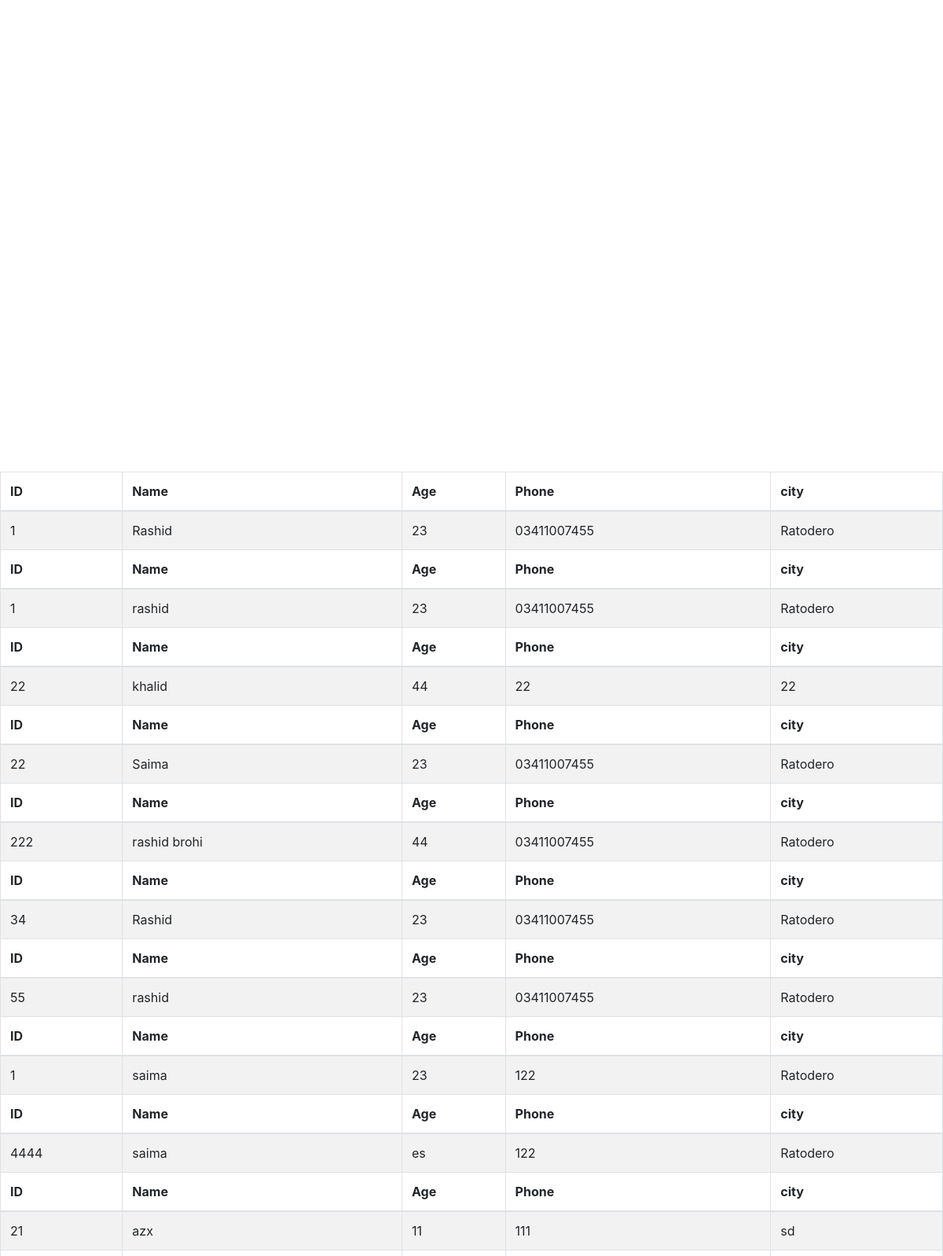
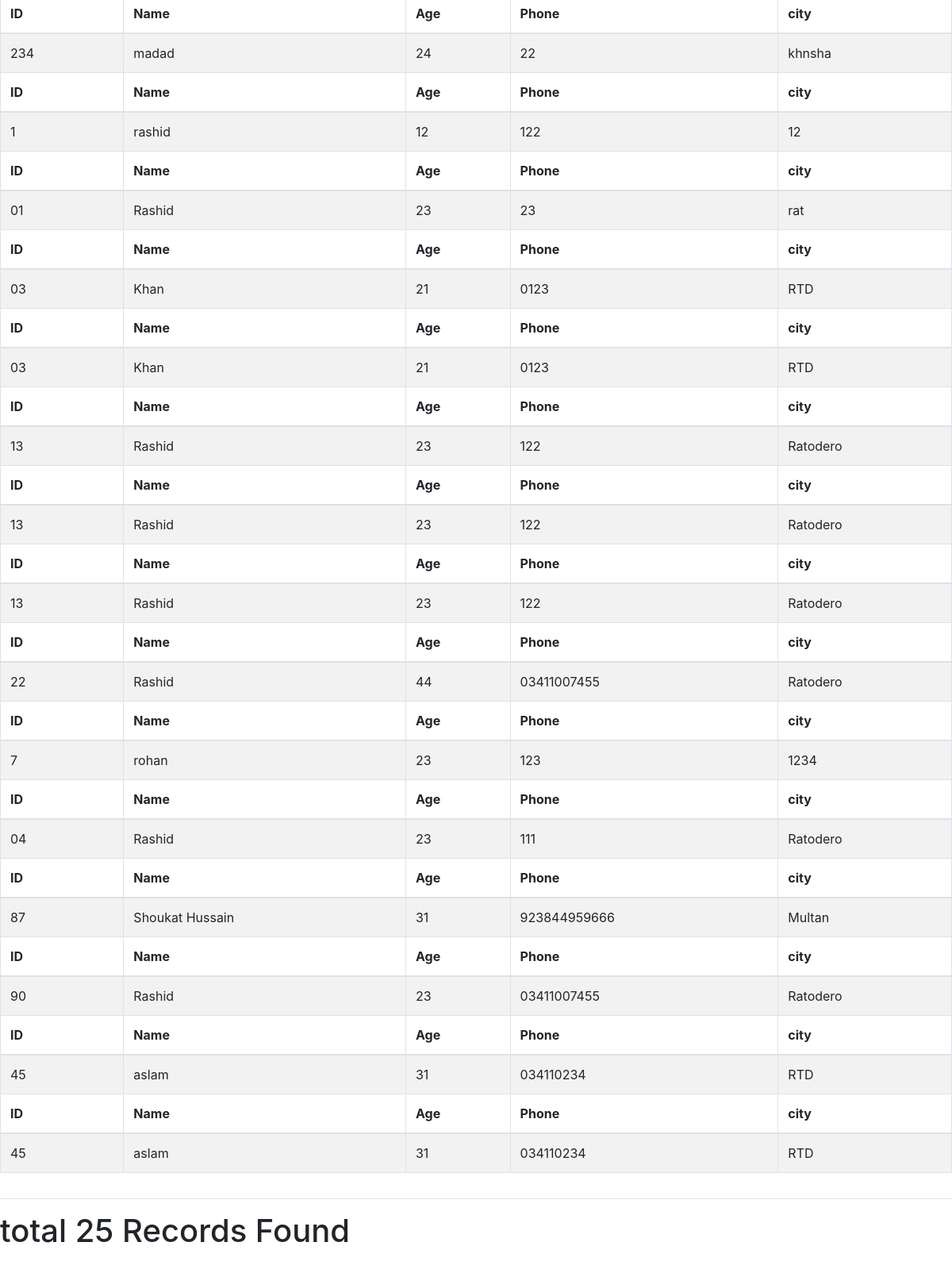
/viewEmpData/, run on the app's committed database (2 pictures, top to bottom).
### home/models.py (models this page shows, shortened)
class Employclass(models.Model):
    empid=models.CharField(max_length=100)
    name=models.CharField(max_length=100)
    age=models.CharField(max_length=100)
    phone=models.CharField(max_length=100)
    city=models.CharField(max_length=100)

### home/views.py (the view)
# urls.py: path('viewEmpData/',views.viewEmpData,name="viewEmpData"),
def viewEmpData(request):
    EmpData=Employclass.objects.all()
    count=Employclass.objects.count()
    return render(request,'viewdata.html',{'EmpData':EmpData,'count':count})#age:age

### templates/viewdata.html (shortened to what this page needs)
<!DOCTYPE html>
{% load static %}
<html lang="en">
<head>
      <link rel="stylesheet" href="{% static '/css/bootstrap.min.css' %}">
  <link rel="stylesheet" href="{% static '/css/all.min.css' %}">
</head>
<body>
<div class="table-responsive">
<table class="table table-striped table-bordered table-hover">
    {% for data in EmpData %}
    <thead>
   <tr>
        <th scope="col">ID </th>
<th scope="col"> Name</th>
<th scope="col"> Age</th>
<th scope="col"> Phone</th>
<th scope="col"> city</th>
       </tr></thead>
      <tr>
       <td> <span>{{data.empid}}</span></td>
        <td> <span>{{data.name}}</span></td>
        <td> <span>{{data.age}}</span></td>
        <td> <span>{{data.phone}}</span></td>
         <td><span>{{data.city}}</span></td><br>
        </tr>
    {% endfor %}
    </table>
    </div>
<hr>
<h1> total {{count}} Records Found</h1>
<div class="container">
  <div class="table-responsive">
</div>
</div>
</body>
</html>

### data on the page
Employclass: empid "1", name "Rashid", age "23", phone "03411007455", city "Ratodero"
Employclass: empid "1", name "rashid", age "23", phone "03411007455", city "Ratodero"
Employclass: empid "22", name "khalid", age "44", phone "22", city "22"
Employclass: empid "22", name "Saima", age "23", phone "03411007455", city "Ratodero"
Employclass: empid "222", name "rashid brohi", age "44", phone "03411007455", city "Ratodero"
Employclass: empid "34", name "Rashid", age "23", phone "03411007455", city "Ratodero"
Employclass: empid "55", name "rashid", age "23", phone "03411007455", city "Ratodero"
Employclass: empid "1", name "saima", age "23", phone "122", city "Ratodero"
Employclass: empid "4444", name "saima", age "es", phone "122", city "Ratodero"
Employclass: empid "21", name "azx", age "11", phone "111", city "sd"
Employclass: empid "234", name "madad", age "24", phone "22", city "khnsha"
Employclass: empid "1", name "rashid", age "12", phone "122", city "12"
Employclass: empid "01", name "Rashid", age "23", phone "23", city "rat"
Employclass: empid "03", name "Khan", age "21", phone "0123", city "RTD"
Employclass: empid "03", name "Khan", age "21", phone "0123", city "RTD"
Employclass: empid "13", name "Rashid", age "23", phone "122", city "Ratodero"
Employclass: empid "13", name "Rashid", age "23", phone "122", city "Ratodero"
Employclass: empid "13", name "Rashid", age "23", phone "122", city "Ratodero"
Employclass: empid "22", name "Rashid", age "44", phone "03411007455", city "Ratodero"
Employclass: empid "7", name "rohan", age "23", phone "123", city "1234"
Employclass: empid "04", name "Rashid", age "23", phone "111", city "Ratodero"
Employclass: empid "87", name "Shoukat Hussain", age "31", phone "923844959666", city "Multan"
Employclass: empid "90", name "Rashid", age "23", phone "03411007455", city "Ratodero"
Employclass: empid "45", name "aslam", age "31", phone "034110234", city "RTD"
Employclass: empid "45", name "aslam", age "31", phone "034110234", city "RTD"

### other printed values
{{ count }} "25"
